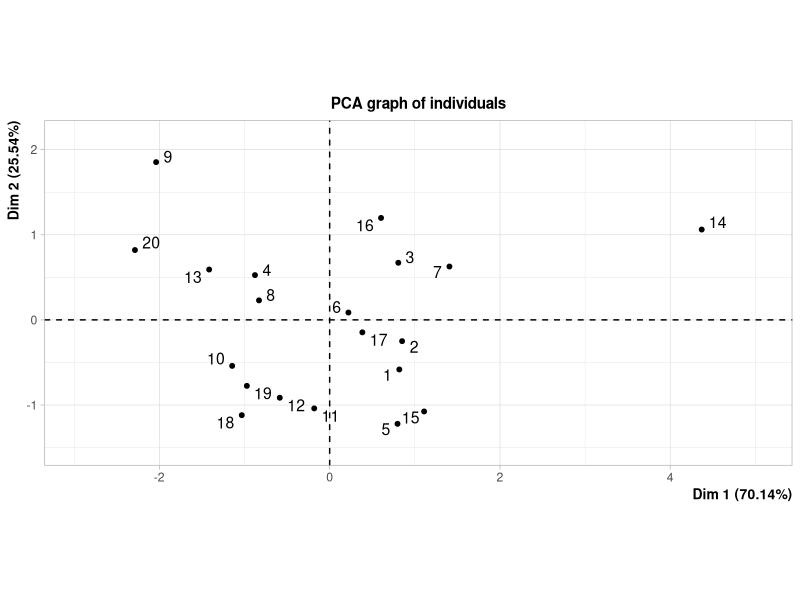
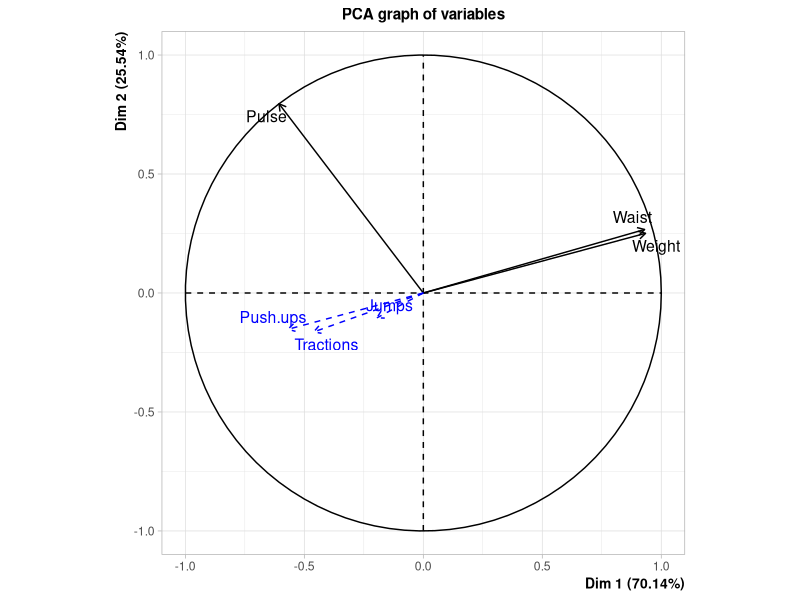

Write R code to recreate these figures, in order. (Note: this script raises an error after producing the figures.)
# loading of the packages
#install.packages('FactoMineR')
library(pls)
library(calibrate)
library(FactoMineR)

# loading the data

#setwd("E:/txt/docent/DMKM/KBLMM/2016-2017/Session 1 pcr/")
setwd("/Users/krishna/MIRI/MVA/linnerud")

linnerud <- read.table("linnerud.txt",header=T)
head(linnerud)

# forming of the predictorand response matrices

X <- linnerud[,1:3]
Y <- linnerud[,4:6]

print(X)
print(Y)


n <- nrow(X)
p <- ncol(X)
q <- ncol(Y)


# standardization of data 

Xs <- as.matrix(scale(X))
Ys <- as.matrix(scale(Y))

# MULTIVATIATE REGRESSION

mreg <- lm(Ys ~ Xs-1)

print(mreg)
cor(X,Y)

summary(manova(mreg))

summary(mreg)

# R2 by LOO

PRESS  <- colSums((mreg$residuals/(1-ls.diag(mreg)$hat))^2)
R2cv   <- 1 - PRESS/(diag(var(Ys))*(n-1))

R2cv


# lets do first 2 PCAs. First PCA of X

pcX <- PCA(linnerud, quanti.sup=4:6)

attributes(pcX)

# table of eigenvalues

pcX$eig
windows()
plot(pcX$eig$eigenvalue,type="l", main="Screeplot")   #screeplot

# correlations variable - principal component

print(pcX$var$cor)

# compare with the coordinates of variable in a normalized ACP

print(pcX$var$coord)

print("Enter the significant number of dimensions")
nd <- scan (what=integer(), nmax=1, quiet=T)

if (nd<2) nd = 2

# we store the loadings and scores in U and psi
P = pcX$svd$V[,1:nd]
Psi = pcX$ind$coord[,1:nd]
eigv = pcX$eig$eigenvalue[1:nd]

iden = row.names(X)

etiq = colnames(X)
   
ze = rep(0,length(etiq))

# biplot in Rp
windows()
plot(Psi[,1],Psi[,2],type="n",asp=1,main="Biplot in Rp")
text(Psi[,1],Psi[,2],labels=iden)
abline(h=0,v=0,col="gray")
arrows(ze, ze, P[,1], P[,2], length = 0.07,col="blue")
text(P[,1],P[,2],labels=etiq,col="blue")
circle(1)


# biplot in Rn

cor.VF = pcX$var$cor[,1:nd]
cor.VF

Psis = Psi %*% diag(1/sqrt(eigv))

windows()
plot(cor.VF[,1],cor.VF[,2],ylim=c(-2,3),xlim=c(-2,3),asp=1,type="n",main="Biplot in Rn")
abline(h=0,v=0,col="gray")
arrows(ze, ze, cor.VF[,1], cor.VF[,2], length = 0.07, col="blue")
text(cor.VF[,1],cor.VF[,2],labels=etiq, col="blue")
text(Psis[,1],Psis[,2],pch=20,labels=iden,col="gray")
circle(1)

# postioning of the suplementary variables

cor.VFsup = cor(Y,Psi)
cor.VFsup
etiqsup = colnames(Y)

arrows(ze, ze, cor.VFsup[,1], cor.VFsup[,2], length = 0.07, col="violet",lty=2)
text(cor.VFsup[,1],cor.VFsup[,2],labels=etiqsup, col="violet")

# rotation of axes to find the latent variables

pcrot = varimax(cor.VF)
print(pcrot)

cor.VFrot = pcrot$loadings[1:p,]
windows()
plot(cor.VFrot[,1],cor.VFrot[,2],ylim=c(-1,1),xlim=c(-1,1),asp=1,type="n",main="Correlations with components")
abline(h=0,v=0,col="gray")
arrows(ze, ze, cor.VFrot[,1], cor.VFrot[,2], length = 0.07, col="blue")
text(cor.VFrot[,1],cor.VFrot[,2],labels=etiq, col="blue")
circle(1)


Psirot = Xs %*% solve(cor(Xs)) %*% cor.VFrot

# plot of individuals in the rotated axes in Rp
windows()
plot(Psirot[,1],Psirot[,2],type="n",asp=1,main="Rotated plot of individuals in Rp")
text(Psirot[,1],Psirot[,2],labels=iden)
abline(h=0,v=0,col="gray")


# PCA of block Y   (just for explorative purposes)

pcY <- PCA(linnerud, quanti.sup=1:3)

# table of eigenvalues

pcY$eig
windows()
plot(pcY$eig$eigenvalue,type="l", main="Screeplot")   #screeplot

print("Enter the significant number of dimensions")
nd <- scan (what=integer(), nmax=1, quiet=T)

if (nd<2) nd = 2

# we store the loadings and scores in U and psi
PY = pcY$svd$V[,1:nd]
PsiY = pcY$ind$coord[,1:nd]

idenY = row.names(Y)

etiqY = colnames(Y)
   
ze = rep(0,length(etiqY))

# biplot in Rp
plot(PsiY[,1],PsiY[,2],type="n",asp=1,main="Biplot in Rp")
text(PsiY[,1],PsiY[,2],labels=iden)
abline(h=0,v=0,col="gray")
arrows(ze, ze, PY[,1], PY[,2], length = 0.07,col="blue")
text(PY[,1],PY[,2],labels=etiqY,col="blue")
circle(1)


# correlation plot (biplot in Rn)

cor.VFY = cor(Y,PsiY)
cor.VFY

plot(cor.VFY[,1],cor.VFY[,2],ylim=c(-1,1),xlim=c(-1,1),asp=1,type="n",main="Correlations with components")
abline(h=0,v=0,col="gray")
arrows(ze, ze, cor.VFY[,1], cor.VFY[,2], length = 0.07, col="blue")
text(cor.VFY[,1],cor.VFY[,2],labels=etiq, col="blue")
circle(1)



###########################################################3
# PCR
# now the PCR with all components and leave one out crossvalidation

pc <- pcr(Ys~Xs, validation="LOO")

attributes(pc)

summary(pc)


#compare
pc$scores %*% t(pc$loadings)    # Xs = T * P'
Xs

# compare
pc$loadings[1:p,]         # = P
pcX$svd$V
lm(Xs~pc$scores-1)     # Xs = T * P'    = Biplot in Rp
lm(pc$scores~Xs-1)     # T = Xs * P     = definition of pcr components

#compare
pc$Yloadings[1:q,]
lm(Ys~pc$scores-1)

# correlations of X and Y with pcr components T

corXpc <- cor(Xs,pc$scores)
corXpc
corYpc <- cor(Ys,pc$scores)
corYpc

# communalities of X           
apply(corXpc^2,1,cumsum)    
rowMeans(apply(corXpc^2,1,cumsum))

# redundancies of Y

apply(corYpc^2,1,cumsum)   
rowMeans(apply(corYpc^2,1,cumsum))



# looking for the significant components

plot(R2(pc), legendpos = "topright")

# looking for the cv R2

plot(R2(pc), legendpos = "topright")
R2.cv <- R2(pc)$val[1,,]
R2.cv
plot(apply(R2.cv,2,mean),type="l")

# we take 1 component

nd = 1

# fitted values versus observed

plot(pc, ncomp = 1:nd, asp = 1, line = TRUE)


# plot of loadings

plot(pc, "loadings", comps = 1:nd, legendpos = "topleft", labels = rownames(pc$loadings))
abline(h = 0)

# plot of regression coefficients

plot(pc, plottype = "coef", ncomp = nd, legendpos = "bottomleft", labels = rownames(pc$loadings))


# plot of correlations

corXYpc <- rbind(corXpc,corYpc)
plot(corXYpc[,1],corXYpc[,2],ylim=c(-1,1),xlim=c(-1,1),asp=1,type="n",main="Correlations with components")
text(corXYpc[,1],corXYpc[,2],labels=rownames(corXYpc),col=c(rep(1,p),rep(2,q)),adj=1.1,cex=0.85)
arrows(rep(0,(p+q)),rep(0,(p+q)),corXYpc[,1],corXYpc[,2],col=c(rep(1,p),rep(2,q)),length=0.07)
abline(h=0,v=0,col="gray")
circle(1)



# fit of Y on the first Principal Component

lmY <- lm(Ys~pc$scores[,1:nd]-1)
summary(lmY)

summary(manova(lmY))


b <- lmY$coefficients[1:nd,]
b

p1 <- pc$loadings[,1:nd]

as.matrix(p1)%*%t(as.matrix(b))
pc$coefficients[,,nd]

cor(X,Y)
